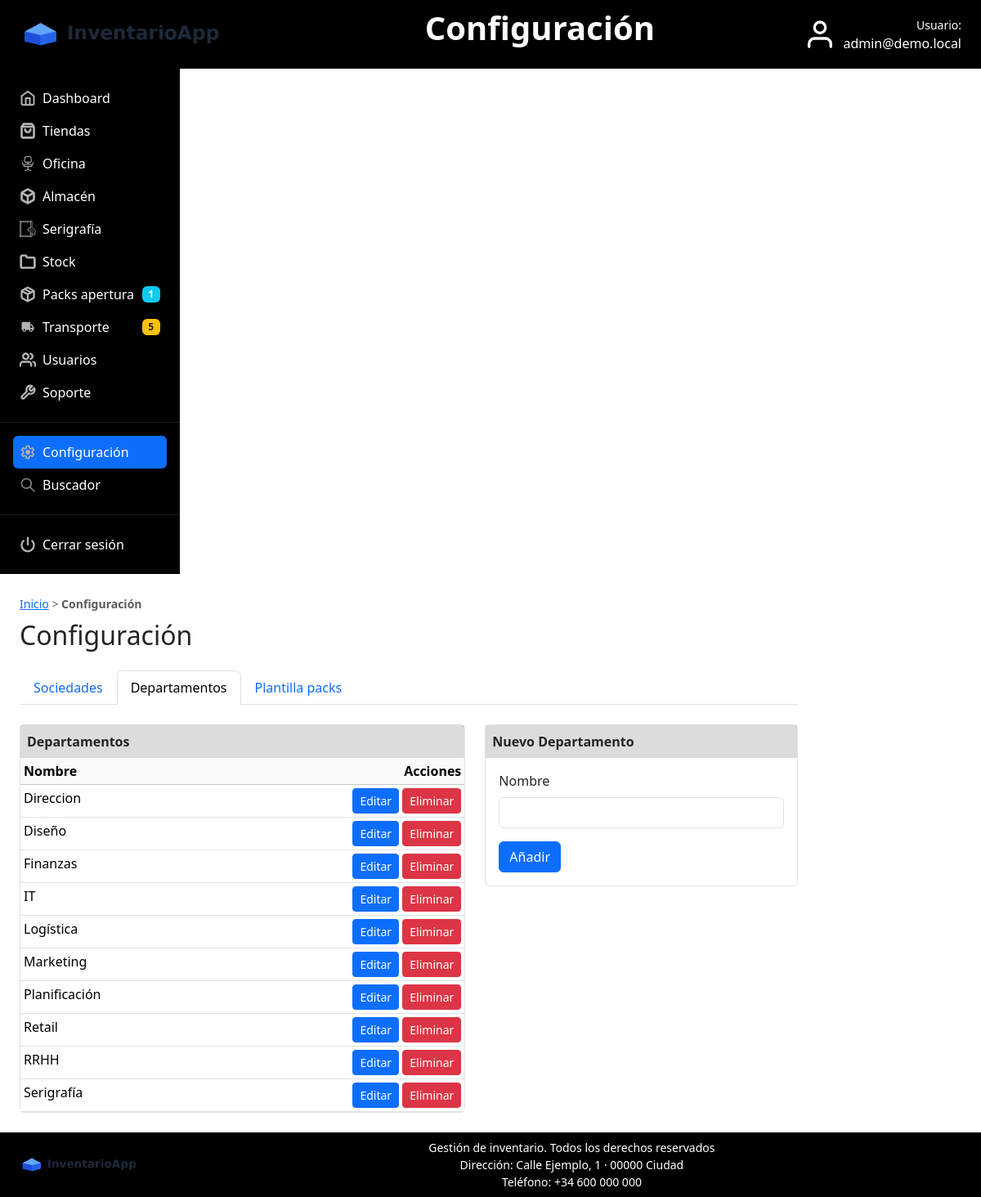
The page /controller/configuracion.php?seccion=departamentos (signed in) on the database its author committed.
### tables this page shows
CREATE TABLE `departamento` (
  `id` int(11) NOT NULL AUTO_INCREMENT,
  `nombre` varchar(80) NOT NULL,
  PRIMARY KEY (`id`)
);

### controller/configuracion.php (called while the page is built, shortened)
<?php
include_once '../model/Configuracion.php';
$seccion = 'sociedades';
if (isset($_GET['seccion'])) {
    $seccion = $_GET['seccion'];
}
$departamentos = Configuracion::listarDepartamentos();
$departamentoEditar = null;
include_once '../view/configuracion_view.php';
exit;

### model/Configuracion.php (called while the page is built, shortened)
<?php
class Configuracion
{
    public static function listarDepartamentos()
    {
        $conexion = InventarioDB::connectDB();
        $sql = "SELECT id, nombre FROM departamento ORDER BY nombre";
        $resultado = $conexion->query($sql);
        $lista = array();
        while ($fila = $resultado->fetchObject()) {
            $lista[] = $fila;
        }
        return $lista;
    }
}

### view/configuracion_view.php (the view, shortened to what this page needs)
<!DOCTYPE html>
<html lang="es">
<head>
    <link rel="stylesheet" href="../view/css/bootstrap.min.css">
    <link rel="stylesheet" href="../view/css/estilos.css">
</head>
<body class="d-flex flex-column min-vh-100">
    <?php $tituloPagina = 'Configuración'; include_once 'menu.php'; ?>
    <main class="container-fluid flex-grow-1 d-flex p-0">
        <div class="row flex-grow-1 g-0 w-100">
            <?php include_once 'sidebar.php'; ?>
            <section class="col-12 col-lg-10 p-4">
                <div class="mb-2">
                    <small class="text-muted">
                        <a href="index.php">Inicio</a> &gt; <strong>Configuración</strong>
                    </small>
                </div>
                <h2 class="mb-4">Configuración</h2>
                <ul class="nav nav-tabs mb-4">
                    <?php if ($seccion == 'sociedades') { ?>
                        <li class="nav-item">
                            <a class="nav-link active" href="../controller/configuracion.php?seccion=sociedades">Sociedades</a>
                        </li>
                    <?php } else { ?>
                        <li class="nav-item">
                            <a class="nav-link" href="../controller/configuracion.php?seccion=sociedades">Sociedades</a>
                        </li>
                    <?php } ?>
                    <?php if ($seccion == 'departamentos') { ?>
                        <li class="nav-item">
                            <a class="nav-link active" href="../controller/configuracion.php?seccion=departamentos">Departamentos</a>
                        </li>
                    <?php } else { ?>
                        <li class="nav-item">
                            <a class="nav-link" href="../controller/configuracion.php?seccion=departamentos">Departamentos</a>
                        </li>
                    <?php } ?>
                    <?php if ($seccion == 'plantilla') { ?>
                        <li class="nav-item">
                            <a class="nav-link active" href="../controller/configuracion.php?seccion=plantilla">Plantilla packs</a>
                        </li>
                    <?php } else { ?>
                        <li class="nav-item">
                            <a class="nav-link" href="../controller/configuracion.php?seccion=plantilla">Plantilla packs</a>
                        </li>
                    <?php } ?>
                </ul>
                <?php if ($seccion == 'departamentos') { ?>
                    <div class="row g-4">
                        <div class="col-12 col-lg-7">
                            <div class="border rounded">
                                <div class="bg-secondary bg-opacity-25 p-2 fw-semibold">Departamentos</div>
                                <div class="table-responsive">
                                    <table class="table table-sm mb-0">
                                        <thead class="table-light">
                                            <tr>
                                                <th>Nombre</th>
                                                <th class="text-end">Acciones</th>
                                            </tr>
                                        </thead>
                                        <tbody>
                                            <?php if (!isset($departamentos) || $departamentos == '') { ?>
                                                <tr>
                                                    <td colspan="2" class="text-muted p-3">No hay departamentos.</td>
                                                </tr>
                                            <?php } else { ?>
                                                <?php foreach ($departamentos as $d) { ?>
                                                    <tr>
                                                        <td><?php echo $d->nombre; ?></td>
                                                        <td class="text-end">
                                                            <a href="../controller/configuracion.php?action=editar_departamento&id=<?php echo $d->id; ?>&seccion=departamentos"
                                                                class="btn btn-sm btn-primary">Editar</a>
                                                            <a href="../controller/configuracion.php?action=eliminar_departamento&id=<?php echo $d->id; ?>"
                                                                class="btn btn-sm btn-danger"
                                                                onclick="return confirm('¿Eliminar este departamento?');">Eliminar</a>
                                                        </td>
                                                    </tr>
                                                <?php } ?>
                                            <?php } ?>
                                        </tbody>
                                    </table>
                                </div>
                            </div>
                        </div>
                        <div class="col-12 col-lg-5">
                            <div class="border rounded">
                                <?php if ($departamentoEditar) { ?>
                                    <div class="bg-secondary bg-opacity-25 p-2 fw-semibold">Editar Departamento</div>
                                    <div class="p-3">
                                        <form method="post" action="../controller/configuracion.php?action=editar_departamento&seccion=departamentos">
                                            <input type="hidden" name="id" value="<?php echo $departamentoEditar->id; ?>">
                                            <div class="mb-3">
                                                <label class="form-label">Nombre</label>
                                                <input class="form-control" type="text" name="nombre"
                                                    value="<?php echo $departamentoEditar->nombre; ?>" required>
                                            </div>
                                            <div class="d-flex gap-2">
                                                <button class="btn btn-primary" type="submit">Guardar</button>
                                                <a class="btn btn-secondary" href="../controller/configuracion.php?seccion=departamentos">Cancelar</a>
                                            </div>
                                        </form>
                                    </div>
                                <?php } else { ?>
                                    <div class="bg-secondary bg-opacity-25 p-2 fw-semibold">Nuevo Departamento</div>
                                    <div class="p-3">
                                        <form method="post" action="../controller/configuracion.php?action=nuevo_departamento&seccion=departamentos">
                                            <div class="mb-3">
                                                <label class="form-label">Nombre</label>
                                                <input class="form-control" type="text" name="nombre" required>
                                            </div>
                                            <button class="btn btn-primary" type="submit">Añadir</button>
                                        </form>
                                    </div>
                                <?php } ?>
                            </div>
                        </div>
                    </div>
                <?php } ?>
            </section>
        </div>
    </main>
    <footer class="bg-black text-white py-2">
        <div class="container-fluid px-3 px-md-4">
            <div class="d-flex align-items-center gap-3">
                <a href="index.php" class="text-decoration-none">
                    <img src="../view/img/logo.png" alt="InventarioApp" style="height:35px;">
                </a>
                <div class="container text-center small">
                    Gestión de inventario. Todos los derechos reservados <br>
                    Dirección: Calle Ejemplo, 1 · 00000 Ciudad <br>
                    Teléfono: +34 600 000 000
                </div>
            </div>
        </div>
    </footer>
</body>
</html>

### rows shown on the page
departamento: nombre "Direccion"
departamento: nombre "Diseño"
departamento: nombre "Finanzas"
departamento: nombre "IT"
departamento: nombre "Logística"
departamento: nombre "Marketing"
departamento: nombre "Planificación"
departamento: nombre "Retail"
departamento: nombre "RRHH"
departamento: nombre "Serigrafía"

### other values the page prints
$tituloPagina "Configuración"
$_SESSION['usuario'] "admin@demo.local"
$packsEnCurso "1"
$totalTransporte "5"
